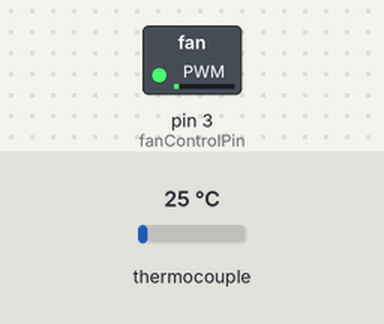
This sketch was run on a simulated Arduino Uno, built with avr-gcc and run on an emulated ATmega328P. Parts: switched loads named in the sketch (green lamp = pin HIGH). The test bench sets the inputs (shaded band); at power-on: thermocouple 25 °C. What the sketch prints to the serial monitor is not drawn.

Above: at 1.7 s.
1.8 s: thermocouple set to 150 °C
At 2.9 s:
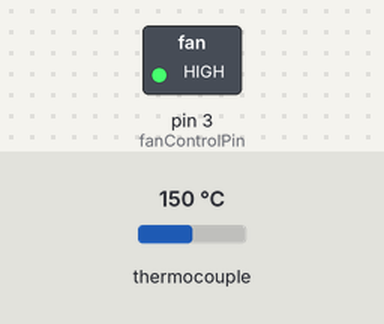
4.0 s: thermocouple set to 6 °C
At 5.8 s:
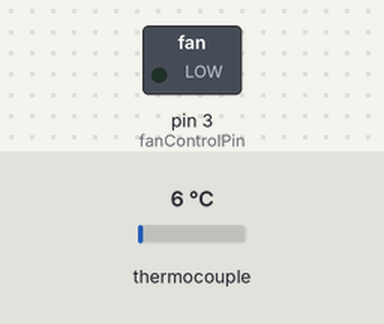
7.0 s: thermocouple set to 19 °C
8.7 s: thermocouple set to 22 °C
At 10.0 s:
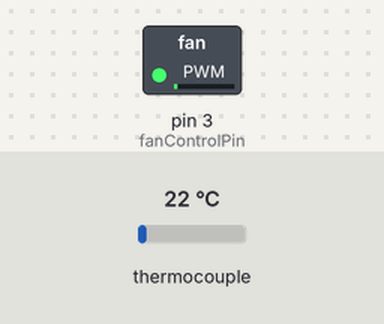
11.0 s: thermocouple set to 225 °C
At 12.9 s:
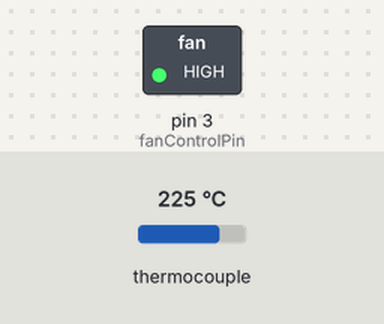
Timing chart, 0 to 14.0 s (numbered marks = the images above; inputs shaded):
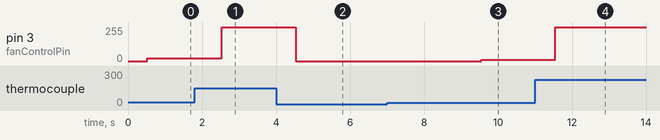

The sketch:

fan_control.ino
```cpp
#include <Adafruit_MAX31865.h>
#include <Wire.h>
#define MAX31865_CS 10   // Chip select on D10

// Create MAX31865 object using hardware SPI
Adafruit_MAX31865 rtd = Adafruit_MAX31865(MAX31865_CS);

#define RTD_NOMINAL 100.0
#define REF_RESISTOR 430.0   // Default on Adafruit MAX31865

const int fanControlPin = 3;
const float TEMP_REF = 20.0;
const float max_speed_temp = 80.0;
const float P_fancontrol = (255 / (max_speed_temp - TEMP_REF));

volatile float temperature;

void setup() {
  Serial.begin(9600);
  pinMode(fanControlPin, OUTPUT);
  delay(500);

  Serial.println("MAX31865 PT100 Reader (3-wire mode)");

  // IMPORTANT: 3-wire mode
  rtd.begin(MAX31865_3WIRE);

  Wire.begin(0x12);
  //Wire.onReceive(sendHi);
  Wire.onRequest(sendTemp);
}

void loop() {

  temperature = rtd.temperature(RTD_NOMINAL, REF_RESISTOR);

  Serial.print("Temperature: ");
  Serial.print(temperature);
  Serial.println(" °C");

  uint16_t raw = rtd.readRTD();
  Serial.print("RTD raw: ");
  Serial.println(raw);

    if (temperature < TEMP_REF) {
    analogWrite(fanControlPin, 0);
    Serial.print("Brrrrr cold");
  }
  else if (temperature > max_speed_temp) {
    Serial.print("uhhhhhh warm");
    analogWrite(fanControlPin, 255);
  }
  else {
    Serial.print("Normal temp");
    analogWrite(fanControlPin, int((temperature - TEMP_REF)*P_fancontrol));
  }


  delay(1000);
}

void sendHi(){

}

void sendTemp(){
  int temp = temperature;
  Wire.write(temp);
}
```

Measured:
- after the input at 1.8 s, pin 3 (fanControlPin): 21/255 → 255/255 after 0.73 s
- after the input at 4.0 s, pin 3 (fanControlPin): 255/255 → 0/255 after 0.53 s
- after the input at 7.0 s, every drawn part: stays the same
- after the input at 8.7 s, pin 3 (fanControlPin): 0/255 → 8/255 after 0.84 s
- after the input at 11.0 s, pin 3 (fanControlPin): 8/255 → 255/255 after 0.55 s
